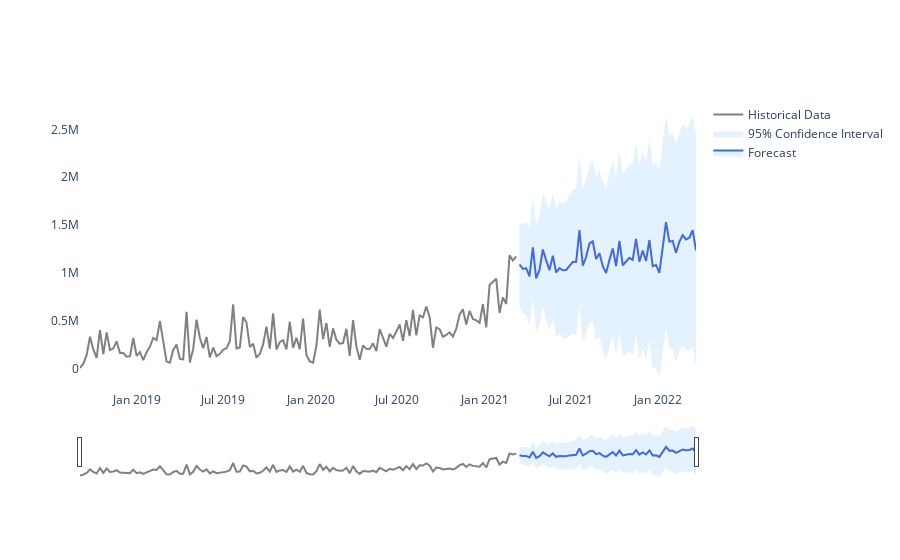

The code cell stored with this chart in its notebook:
### Code cell
final_plot_predict_ind(data_ind, end_date)

### Figure 1 — Plotly figure (JSON) as saved in the notebook; plotly's stock layout.template omitted (floating-point values rounded to 4 significant figures; data arrays with more than 128 entries replaced by an {"elided": "..."} marker saying what was removed)
{"data": [{"line": {"color": "rgba(255,255,255,0)"}, "name": "95% Confidence Interval", "showlegend": false, "type": "scatter", "x": {"elided": "186 str values"}, "y": {"elided": "186 mixed values"}}, {"fill": "tonexty", "fillcolor": "rgb(228, 241, 255)", "line": {"color": "rgb(65, 105, 225)"}, "name": "Forecast", "type": "scatter", "x": {"elided": "186 str values"}, "y": {"elided": "186 mixed values"}}, {"fill": "tonexty", "fillcolor": "rgb(228, 241, 255)", "line": {"color": "rgba(255,255,255,0)"}, "name": "95% Confidence Interval", "type": "scatter", "x": {"elided": "186 str values"}, "y": {"elided": "186 mixed values"}}, {"line": {"color": "gray"}, "name": "Historical Data", "type": "scatter", "x": {"elided": "186 str values"}, "y": {"elided": "186 mixed values"}}], "layout": {"plot_bgcolor": "rgba(0, 0, 0, 0)", "xaxis": {"rangeslider": {"visible": true}}}}
